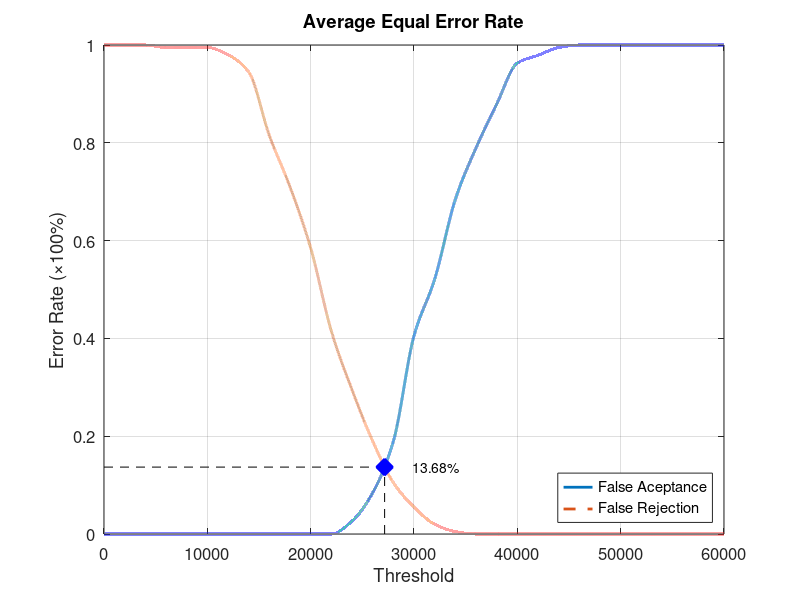
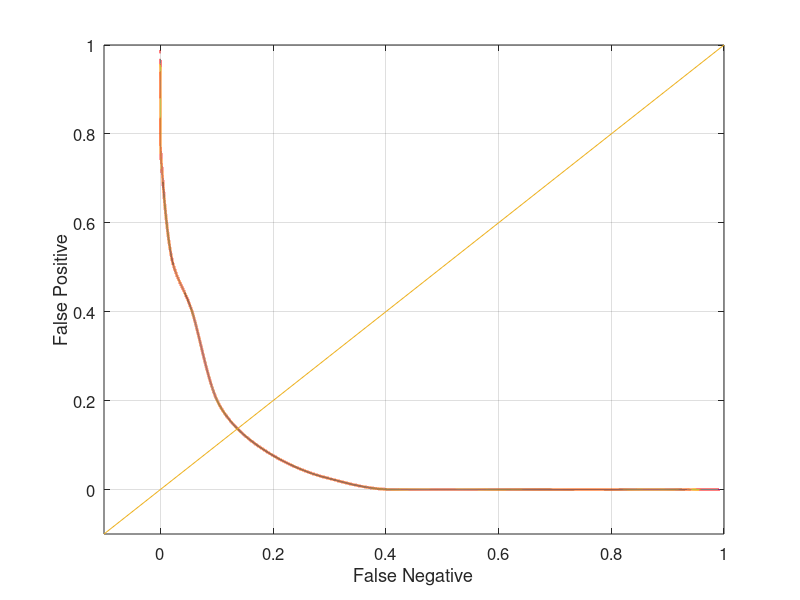

The MATLAB script that drew these images, in order:
function yEER = Database1_2
close all;
clear;
clc;
x = 0:2000:60000;
xq = 0:0.5:60000;

y0 = [0 0 0 0 0 0 0 0 0 0 0 0 0.0263158 0.0842105 0.189474 0.405263 0.521053 0.684211 0.789474 0.878947 0.963158 0.978947 0.994737 1 1 1 1 1 1 1 1];
yy0 = interp1(x, y0, xq, 'pchip');
y1 = [1 1 1 0.995 0.995 0.995 0.98 0.945 0.815 0.71 0.585 0.415 0.295 0.19 0.105 0.055 0.02 0.005 0 0 0 0 0 0 0 0 0 0 0 0 0];
yy1 = interp1(x, y1, xq, 'pchip');

% Calculating EER: 
y2 = abs(y0 - y1);
find(y2 == min(y2))
yy2 = abs(yy0 - yy1);
xEER = find(yy2 == min(yy2));
xEERIndex = xq(xEER) % X-axis EER
yEER = yy0(xEER) % Y-axis EER

main = figure
plot(xq, yy0,'-','LineWidth', 2);	hold on
plot(xq, yy1,'--','LineWidth', 2);	hold on
plot([xEERIndex xEERIndex], [0 yEER], 'k--');	hold on
plot([0 xEERIndex], [yEER yEER], 'k--');	hold on
plot(xEERIndex, yEER, 'bx', 'LineWidth', 10);	hold on
text(xEERIndex + 10 * xEERIndex / 100, yEER, [num2str(round((10000 * yEER)) / 100) '%'])
legend('False Aceptance', 'False Rejection', 'Location', 'SouthEast')
xlabel('Threshold')
ylabel('Error Rate (\times100%)')
title('Average Equal Error Rate')
set(gca, 'FontSize', 12)
axis([0 60000 0 1])
grid on

print(main, 'Database1_2Main', '-dpng');
FNRxFPR = figure('Color', [1 1 1]);
plot(yy1, yy0, '-', yy1, yy0, 'LineWidth', 2);
hold on
y = -0.1:0.1:1
plot(y, y); 
set(gca, 'FontSize', 12)
xlabel('False Negative')
ylabel('False Positive')
axis([-0.1 1 -0.1 1])
set(gca, 'FontSize', 12)
grid on

print(FNRxFPR, 'Database1_2FNRxFPR','-dpng');
end
